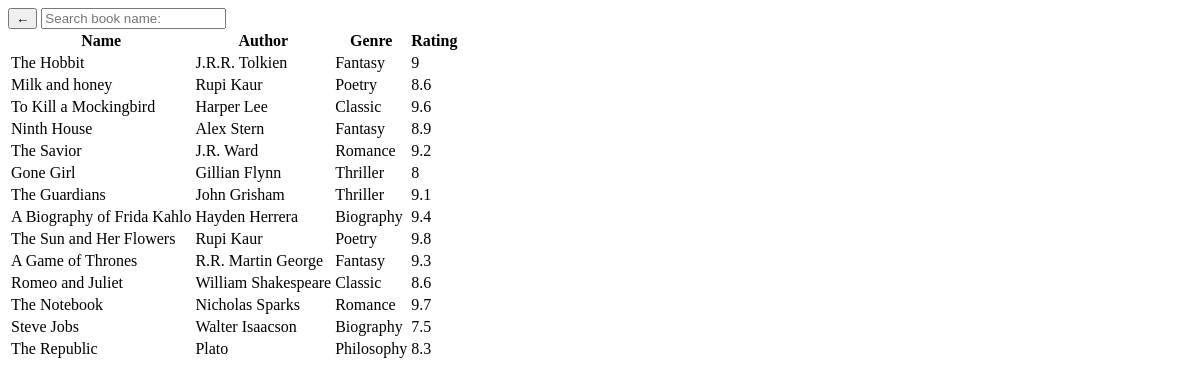
Before: /all.php (signed in) with the older database file.
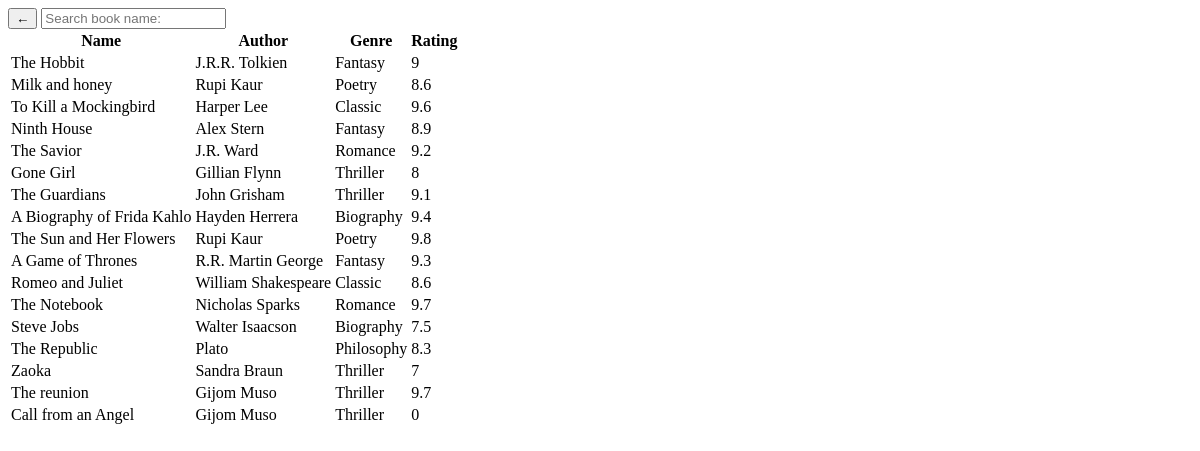
After: the same page with the newer database file.
### tables this page shows
CREATE TABLE `books` (
  `name` varchar(255) DEFAULT NULL,
  `author` varchar(255) DEFAULT NULL,
  `genre` varchar(255) DEFAULT NULL,
  `rating` double DEFAULT NULL,
  `book_id` int(11) NOT NULL AUTO_INCREMENT,
  PRIMARY KEY (`book_id`)
);

### all.php (the view, shortened to what this page needs)
<!DOCTYPE html>
<html lang="en">
<head>
</head>
<body>
    <input type="button" value="&#8592;" class="back-button" onclick="window.location.href='menu.php'">
    <input type="text" id="search" class="search-text" placeholder="Search book name:" onkeyup="searchBook(this.value)">
    <?php
   include "fun/connect.php";
   $sql= "select * from books";
   if(!$q= $mysqli -> query($sql)){
       echo "Query error";
   }
   if($q -> num_rows==0){
       echo "Empty table";
   }else{
    ?>
    <table id="bookTable">
        <thead>
            <th>Name</th>
            <th>Author</th>
            <th>Genre</th>
            <th>Rating</th>
        </thead>
        <tbody>
        <?php
            while( $row = $q-> fetch_object()){
        ?>
        <tr>
            <td><?php echo $row->name; ?></td>
            <td><?php echo $row->author; ?></td>
            <td><?php echo $row->genre; ?></td>
            <td><?php echo $row->rating; ?></td>
        </tr>
        <?php
            }
        ?>
        </tbody>
    </table>
  <?php
   }
    ?>
</body>
</html>

Changed rows visible on the page:
added books: name "Zaoka", author "Sandra Braun", genre "Thriller", rating "7"
added books: name "The reunion", author "Gijom Muso", genre "Thriller", rating "9.7"
added books: name "Call from an Angel", author "Gijom Muso", genre "Thriller", rating "0"
